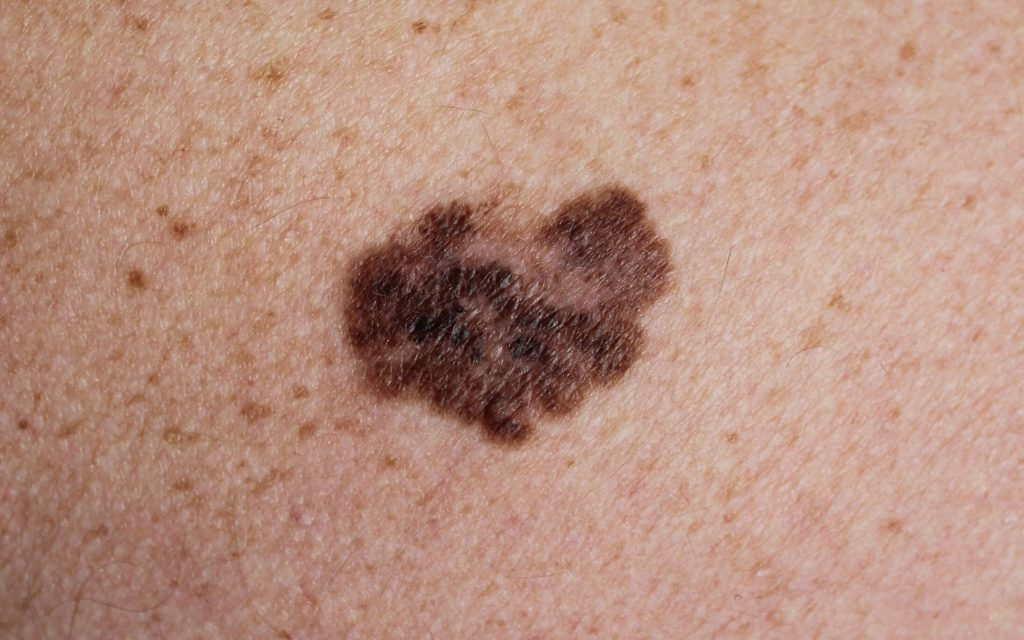
#> input picture data/asymmetry.jpg, 1024 x 640 px, found by its file name
$ python asymetry_clone.py
#> lines starting #> are read from the running program, lines starting #| are printed output that depends on the picture
import cv2
import numpy as np
import matplotlib.pyplot as plt

def asymmetry(filename):
    # Read the image
#> called with filename = 'data/asymmetry.jpg'
    img = cv2.imread(filename, cv2.IMREAD_COLOR)
#> img is the input picture: shape (640, 1024, 3); mean B, G, R 127.5, 144.1, 183.6
    cv2.imshow('Original Image', img)

    # Convert the image to grayscale
    gray = cv2.cvtColor(img, cv2.COLOR_BGR2GRAY)
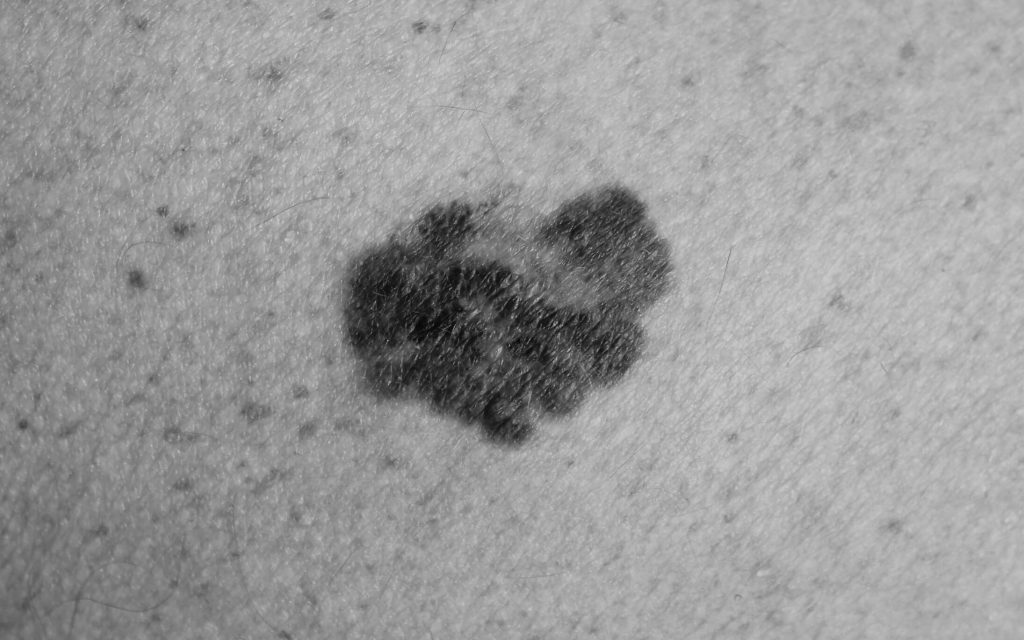
#> gray: shape (640, 1024); min 3, max 208, mean 154
    cv2.imshow('Gray Image', gray)

    #let the user add a bounding box on the picture and then crop the image from the bounding box
#> (the run stopped early here; a loop or call above may not have finished)

$ run again, with data/both.jpg copied over data/asymmetry.jpg
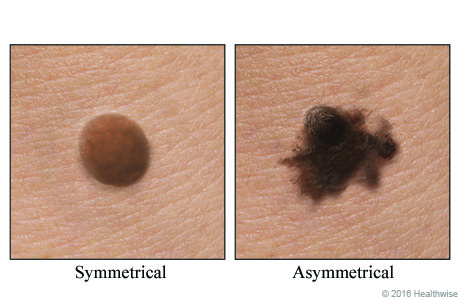
#> input picture data/both.jpg, 460 x 300 px, found by its file name
#> in asymmetry, img is the input picture: shape (300, 460, 3); mean B, G, R 158.3, 173.9, 202.4
#> in asymmetry, `gray = cv2.cvtColor(img, cv2.COLOR_BGR2GRAY)`:
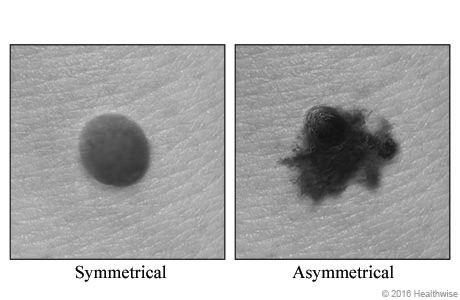
#> gray: shape (300, 460); min 3, max 255, mean 180.7
